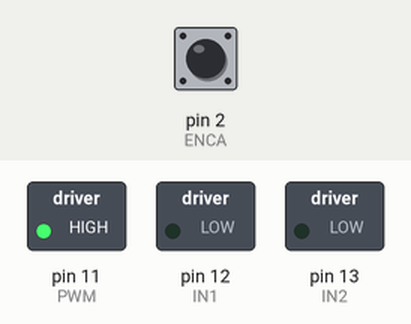
The sketch below on a simulated Arduino Uno, built with avr-gcc and run on an emulated ATmega328P. Shown: switched loads named in the sketch (green lamp = pin HIGH). The test bench sets the inputs (shaded band); at power-on: pin 2 (ENCA) HIGH. What the sketch prints to the serial monitor is not drawn.

Above: at 0.1 s.
Timing chart, 0 to 1.6 s (numbered marks = the images above):
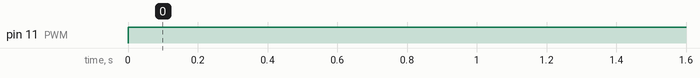

The sketch:

motor2_driver.ino
```cpp
#include <util/atomic.h> // For the ATOMIC_BLOCK macro

#define ENCA 2 // YELLOW
#define ENCB 3 // WHITE
#define PWM 11
#define IN1 12

#define IN2 13

volatile int posi = 0; // specify posi as volatile: https://www.arduino.cc/reference/en/language/variables/variable-scope-qualifiers/volatile/

void setup() {
  Serial.begin(9600);
  pinMode(ENCA,INPUT);
  pinMode(ENCB,INPUT);
  attachInterrupt(digitalPinToInterrupt(ENCA),readEncoder,RISING);

  pinMode(PWM,OUTPUT);
  pinMode(IN1,OUTPUT);
  pinMode(IN2,OUTPUT);
}

void loop() {

  // Read the position in an atomic block to avoid a potential
  // misread if the interrupt coincides with this code running
  // see: https://www.arduino.cc/reference/en/language/variables/variable-scope-qualifiers/volatile/
  int pos = 0;
  ATOMIC_BLOCK(ATOMIC_RESTORESTATE) {
    pos = posi;
  }

  setMotor(0, 255, PWM, IN1, IN2);

  Serial.println(pos);
}

void setMotor(int dir, int pwmVal, int pwm, int in1, int in2){
  analogWrite(pwm,pwmVal);
  if(dir == 1){
    digitalWrite(in1,HIGH);
    // digitalWrite(in2,LOW);
  }
  else{
    digitalWrite(in1,LOW);
    // digitalWrite(in2,LOW);
  }
}

void readEncoder(){
  int b = digitalRead(ENCB);
  if(b > 0){
    posi++;
  }
  else{
    posi--;
  }
}
```

Measured:
- by itself, pin 11 (PWM): LOW → HIGH at 0.00 s
